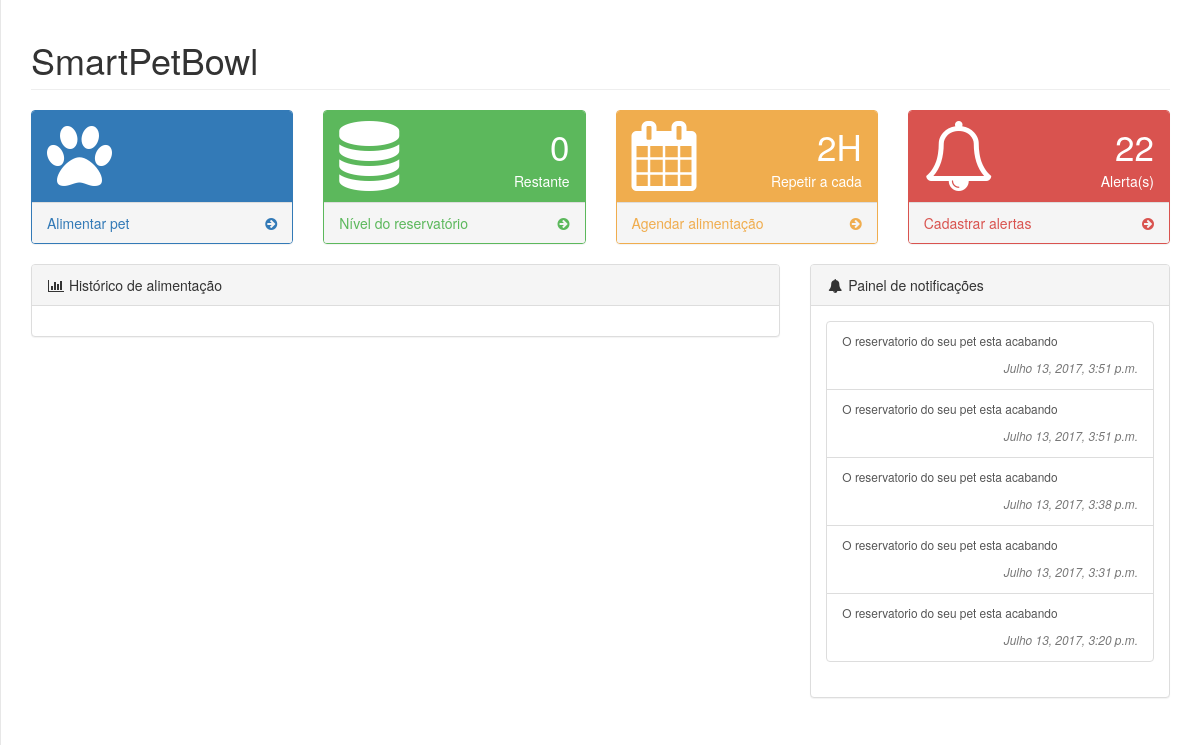
The page / on the database its author committed.
### core/models.py (models this page shows)
class Reservatorio (models.Model):
	nivel = models.IntegerField ('Nivel')
	period = models.DateTimeField('Coletado em', auto_now_add=True)
	class Meta:
		verbose_name = 'Reservatório'
		verbose_name_plural = 'Coletas do reservatório'
		ordering = ['period']

class Agenda (models.Model):
	agenda = models.IntegerField ('A cada ')
	period = models.DateTimeField('Agendado em', auto_now_add=True)
	class Meta:
		verbose_name = 'Agendamento da dieta'
		verbose_name_plural = 'Histórico de agendamento'
		ordering = ['period']

class Alerta (models.Model):
	email = models.EmailField ('Email')
	created = models.DateTimeField('Cadastrado em', auto_now_add=True)
	title = models.CharField ('Titulo', max_length=100, blank=True)
	content = models.CharField ('Conteudo', max_length=500, blank=True)
	period = models.DateTimeField ('Enviado em', auto_now=True)
	class Meta:
		verbose_name = 'Cadastro de alertas'
		verbose_name_plural = 'Histórico de cadastro de alertas'
		ordering = ['period']

### core/views.py (the view)
# urls.py: url(r'^$', index),
def index (request):
	if request.method == 'POST':
		form_reservatorio = ReservatorioForm(request.POST)
		form_agenda = AgendaForm(request.POST)
		form_alerta = AlertaForm (request.POST)
		if form_reservatorio.is_valid():
			nivel = form_reservatorio.cleaned_data['nivel']
			Reservatorio.objects.create(nivel = nivel)
		if form_agenda.is_valid():
			agenda = form_agenda.cleaned_data['agenda']
			Agenda.objects.create(agenda = agenda)
		if form_alerta.is_valid():
			email = form_alerta.cleaned_data ['email']
			Alerta.objects.create(email = email)
			envia(Alerta.objects.latest('period').email,'Seja bem vindo!')
	else:
		form_reservatorio = ReservatorioForm()
		form_agenda = AgendaForm()
		form_alerta = AlertaForm()
	reservatorio = Reservatorio.objects.latest ('period')
	agenda = Agenda.objects.latest ('period')
	alertas = Alerta.objects.all().order_by('-id')[:5]
	context = {
		'reservatorio' : reservatorio,
		'agenda' : agenda,
		'form_reservatorio' : form_reservatorio,
		'form_agenda' : form_agenda,
		'form_alerta' : form_alerta,
		'alertas' : alertas,
		'alertas_count' : Alerta.objects.all().count()
	}
	return render(request, 'index.html', context)

### core/templates/index.html (shortened to what this page needs)
{% load static %}
<!DOCTYPE html>
<html lang="pt-br">
<head>
    <link href="{% static '/vendor/bootstrap/css/bootstrap.min.css' %}" rel="stylesheet">
    <link href="{% static '/vendor/metisMenu/metisMenu.min.css' %}" rel="stylesheet">
    <link href="{% static '/dist/css/sb-admin-2.css' %}" rel="stylesheet">
    <link href="{% static '/vendor/morrisjs/morris.css' %}" rel="stylesheet">
    <link href="{% static '/vendor/font-awesome/css/font-awesome.min.css' %}" rel="stylesheet" type="text/css">
</head>
<body>
    <div id="wrapper">
        <div id="page-wrapper">
            <div class="row">
                <div class="col-lg-12">
                    <h1 class="page-header">SmartPetBowl</h1>
                </div>
            </div>
            <div class="row">
                <div class="col-lg-3 col-md-6">
                    <div class="panel panel-primary">
                        <div class="panel-heading">
                            <div class="row">
                                <div class="col-xs-3">
                                    <i class="fa fa-paw fa-5x"></i>
                                </div>
                            </div>
                        </div>
                        <a id='el' href="/update/" data-toggle="modal" data-target="#modal" >
                            <div class="panel-footer">
                                <span class="pull-left">Alimentar pet</span>
                                <span class="pull-right"><i class="fa fa-arrow-circle-right"></i></span>
                                <div class="clearfix"></div>
                            </div>
                        </a>
                    </div>
                </div>
                <div class="col-lg-3 col-md-6">
                    <div class="panel panel-green">
                        <div class="panel-heading">
                            <div class="row">
                                <div class="col-xs-3">
                                    <i class="fa fa-database fa-5x"></i>
                                </div>
                                <div class="col-xs-9 text-right">
                                    <div class="huge">{{ reservatorio.nivel }}</div>
                                    <div>Restante</div>
                                </div>
                            </div>
                        </div>
                        <a href="#" data-toggle="modal" data-target="#modal-reservatorio">
                            <div class="panel-footer">
                                <span class="pull-left">Nível do reservatório</span>
                                <span class="pull-right"><i class="fa fa-arrow-circle-right"></i></span>
                                <div class="clearfix"></div>
                            </div>
                        </a>
                    </div>
                </div>
                <div class="col-lg-3 col-md-6">
                    <div class="panel panel-yellow">
                        <div class="panel-heading">
                            <div class="row">
                                <div class="col-xs-3">
                                    <i class="fa fa-calendar fa-5x"></i>
                                </div>
                                <div class="col-xs-9 text-right">
                                    <div class="huge">{{ agenda.agenda }}H</div>
                                    <div>Repetir a cada</div>
                                </div>
                            </div>
                        </div>
                        <a href="#" data-toggle="modal" data-target="#modal-agenda">
                            <div class="panel-footer">
                                <span class="pull-left">Agendar alimentação</span>
                                <span class="pull-right"><i class="fa fa-arrow-circle-right"></i></span>
                                <div class="clearfix"></div>
                            </div>
                        </a>
                    </div>
                </div>
                <div class="col-lg-3 col-md-6">
                    <div class="panel panel-red">
                        <div class="panel-heading">
                            <div class="row">
                                <div class="col-xs-3">
                                    <i class="fa fa-bell-o fa-5x"></i>
                                </div>
                                <div class="col-xs-9 text-right">
                                    <div class="huge">{{ alertas_count }}</div>
                                    <div>Alerta(s)</div>
                                </div>
                            </div>
                        </div>
                        <a href="#" data-toggle="modal" data-target="#modal-alerta">
                            <div class="panel-footer">
                                <span class="pull-left">Cadastrar alertas</span>
                                <span class="pull-right"><i class="fa fa-arrow-circle-right"></i></span>
                                <div class="clearfix"></div>
                            </div>
                        </a>
                    </div>
                </div>
            </div>
            <div class="row">
                <div class="col-lg-8">
                    <div class="panel panel-default">
                        <div class="panel-heading">
                            <i class="fa fa-bar-chart-o fa-fw"></i> Histórico de alimentação
                        </div>
                        <div class="panel-body">
                        </div>
                    </div>
            </div>
                <div class="col-lg-4">
                    <div class="panel panel-default">
                        <div class="panel-heading">
                            <i class="fa fa-bell fa-fw"></i> Painel de notificações
                        </div>
                        <div class="panel-body">
                            <div class="list-group">
                                {% for alerta in alertas %}
                                    <a href="#" class="list-group-item">
                                        <p class="small">{{alerta.title}}</p>
                                        <span class="pull-right text-muted small"><em>{{ alerta.period }}</em>
                                        </span>
                                        <br/>
                                    </a>
                                {% endfor %}
                            </div>
                        </div>
        </div>
    </div>
</body>
</html>

### rows shown on the page
Reservatorio: nivel "0"
Agenda: agenda "2"
Alerta: title "O reservatorio do seu pet esta acabando", period "Julho 13, 2017, 3:51 p.m."
Alerta: title "O reservatorio do seu pet esta acabando", period "Julho 13, 2017, 3:51 p.m."
Alerta: title "O reservatorio do seu pet esta acabando", period "Julho 13, 2017, 3:38 p.m."
Alerta: title "O reservatorio do seu pet esta acabando", period "Julho 13, 2017, 3:31 p.m."
Alerta: title "O reservatorio do seu pet esta acabando", period "Julho 13, 2017, 3:20 p.m."

### other values the page prints
{{ alertas_count }} "22"
